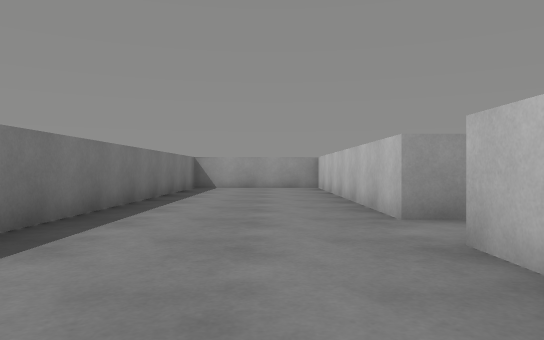
[1] (above)

22 first-person views from a walk through a scene from a Unity 3-D project. The camera is 0.58 m above the floor, looks level and sees 70° across. The floor is counted in squares, 1 m on a side. Each view is taken from the middle of a square. On the plan, view 1 faces up. The plan holds only what a view shows up to about 10 squares ahead; the rest is blank. The player character is not drawn. Surface patterns are stand-ins for the level's own textures.

[2]
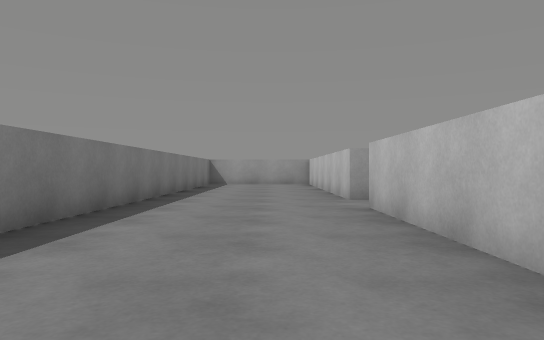

[3]
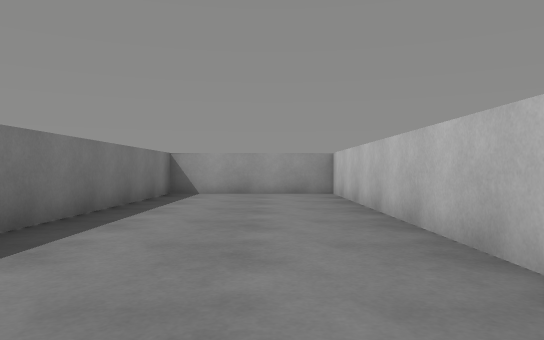

[4]
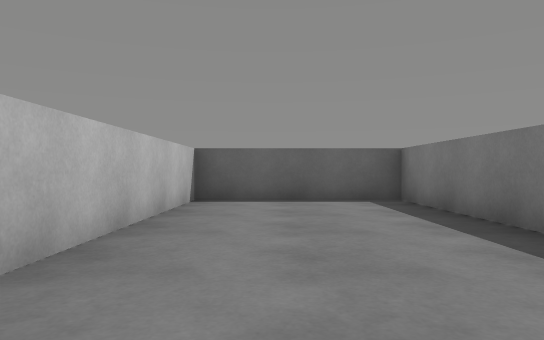

[5]
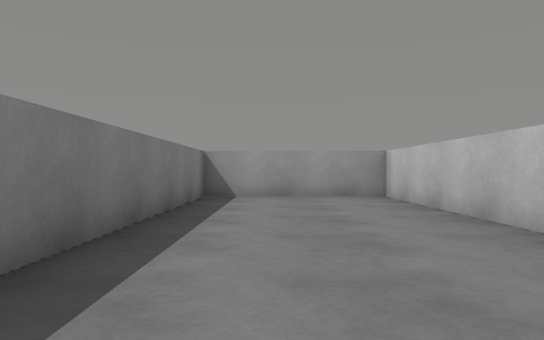

[6]
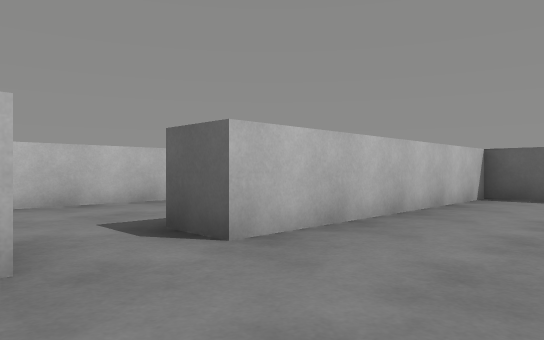

[7]
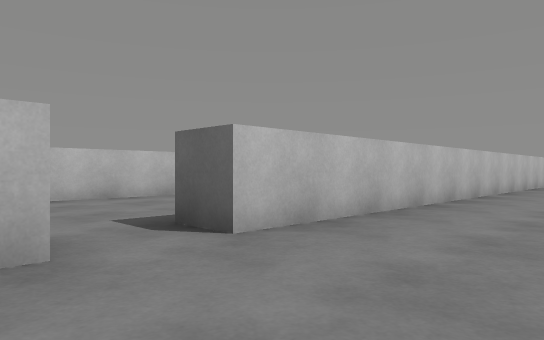

[8]
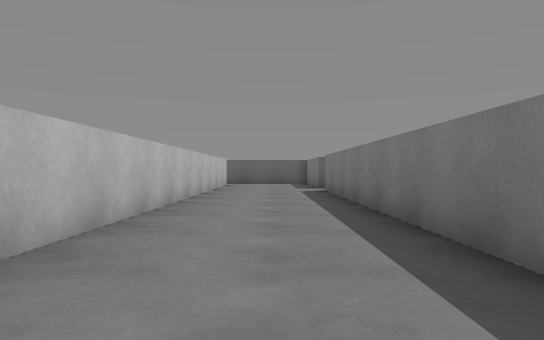

[9]
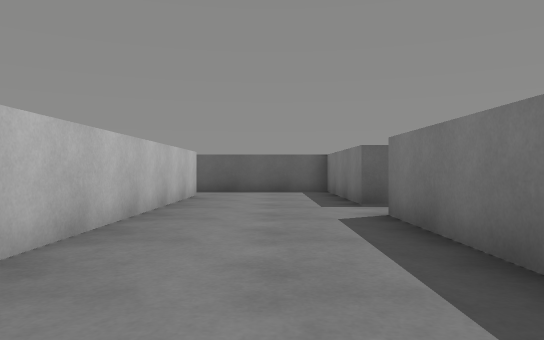

[10]
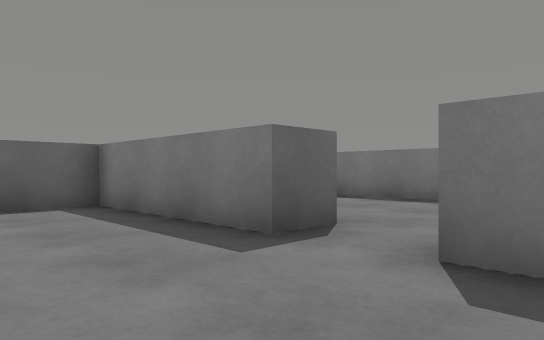

[11]
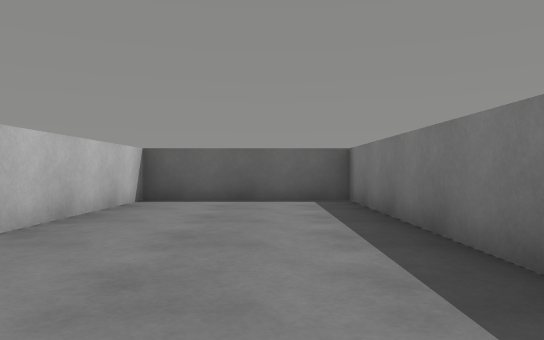

[12]
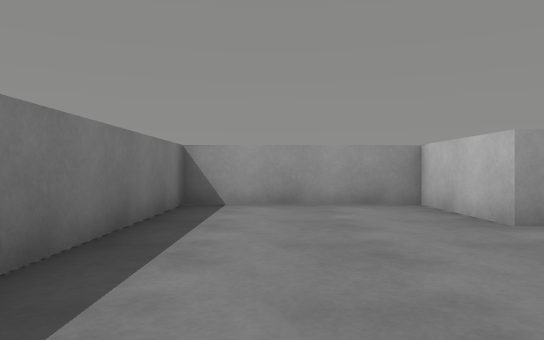

[13]
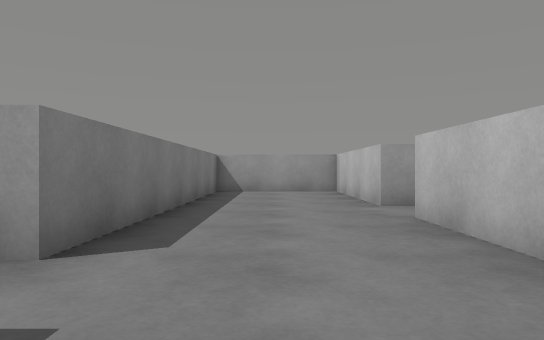

[14]
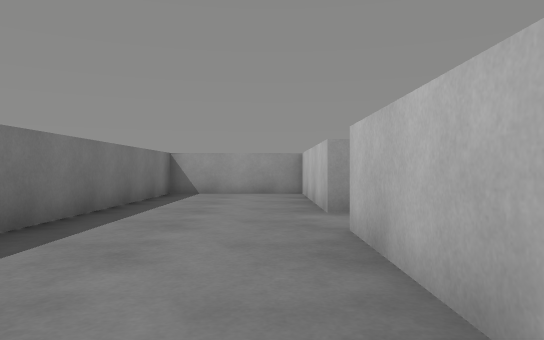

[15]
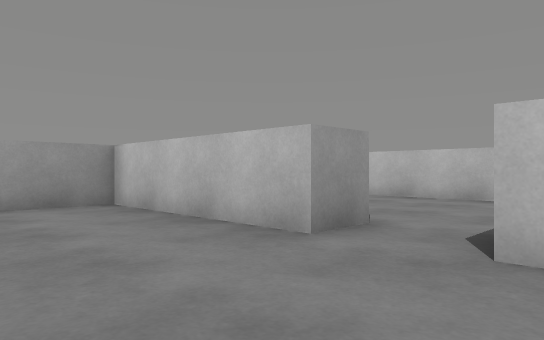

[16]
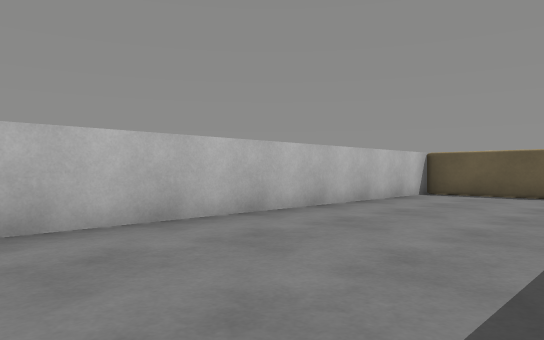

[17]
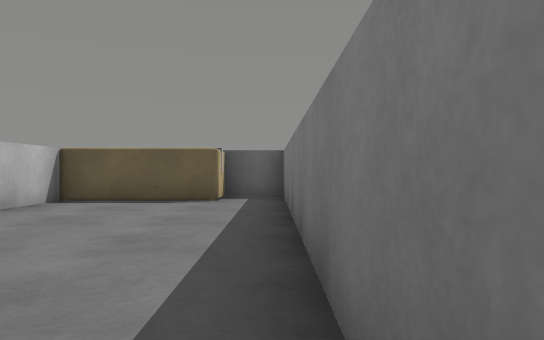

[18]
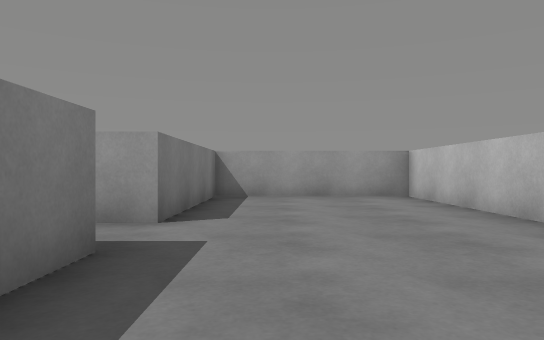

[19]
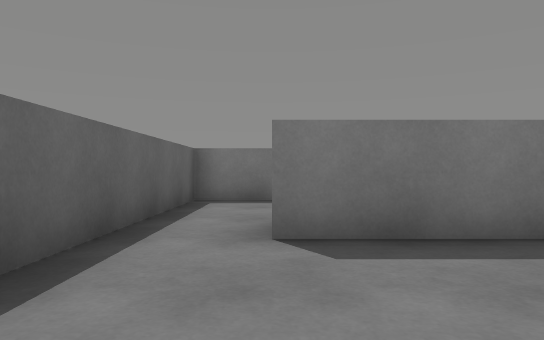

[20]
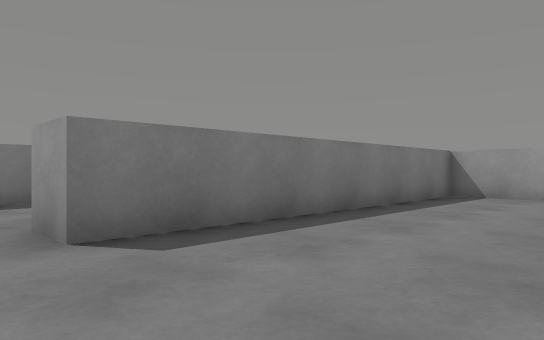

[21]
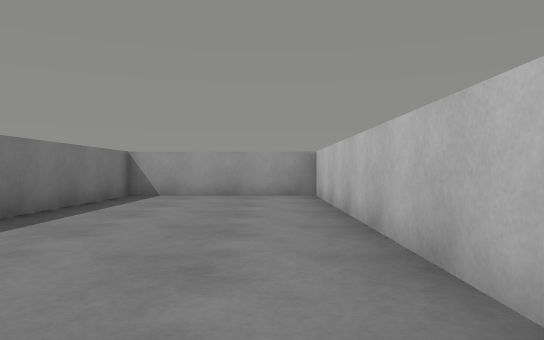

[22]
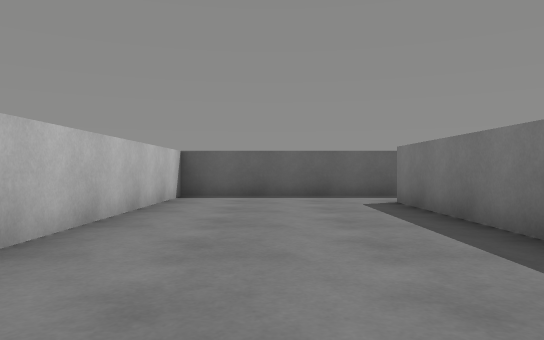

### Floor plan
Points are (right, up) in squares from view 1. A wall is a line through its corners. A room is listed if a view was taken in it or the views show most of it. See-through windows are left out.
Room 1 (views 1, 2, 3, 4, 5, 6)
walls: (1.5, 4.5) (1.5, 12.5) (-2.5, 12.5) (-2.5, -3.5) (1.5, -3.5) (1.5, 3)
ways out: opening at (2, 4) to room 2
Room 2 (views 7, 8, 9, 10, 13, 14, 15)
walls: (2.5, 1.9) (2.5, -7); (1.5, 3) (2.5, 3); (5.7, 8.2) (5.7, 12.5) (2.5, 12.5) (2.5, 4.5) (1.5, 4.5); (1.5, -8.5) (2.5, -8.5) (2.5, -12.5) (5.5, -12.5); (5.7, -11) (5.7, 6.7)
ways out: opening at (2, 4) to room 1; opening at (2, -7.5) to room 3; opening at (6, 7.5) to room 4; opening at (6, -11.5) to room 5
Room 3 (views 11, 12)
walls: (1.5, -7) (1.5, -4.5) (-2.5, -4.5) (-2.5, -12.5) (1.5, -12.5) (1.5, -8.5)
ways out: opening at (2, -7.5) to room 2
Room 4 (views 16, 17, 18)
walls: (5.7, 6.7) (6.8, 6.7) (6.8, -2); (11, -1.4) (11, 12.5) (6.8, 12.5) (6.8, 8.2) (5.7, 8.2); (6.8, -2.3) (8, -2.3)
ways out: opening at (6, 7.5) to room 2
objects: other object (9, -2) to (10, -1)
Room 5 (views 19, 20, 21, 22)
walls: (5.5, -12.5) (11, -12.5) (11, -3.2) (6.8, -3.2) (6.8, -11) (5.7, -11)
ways out: opening at (6, -11.5) to room 2

Where each view was taken, in squares from view 1:
view 1: 0 up, 0 right, facing up
view 2: 3 down, 0 right, facing up
view 3: 3 up, 0 right, facing up
view 4: 4 up, 0 right, facing down
view 5: 4 up, 1 left, facing up
view 6: 5 up, 1 left, facing down-right
view 7: 9 up, 3 right, facing down-right
view 8: 4 up, 4 right, facing down
view 9: 2 down, 4 right, facing down
view 10: 6 down, 5 right, facing down-left
view 11: 5 down, 1 left, facing down
view 12: 11 down, 1 left, facing up
view 13: 2 up, 4 right, facing up
view 14: 3 up, 5 right, facing up
view 15: 6 up, 3 right, facing up-right
view 16: 8 up, 7 right, facing down-right
view 17: 6 up, 7 right, facing down
view 18: 4 up, 8 right, facing up
view 19: 11 down, 10 right, facing left
view 20: 12 down, 10 right, facing up-left
view 21: 12 down, 10 right, facing up
view 22: 4 down, 9 right, facing down
